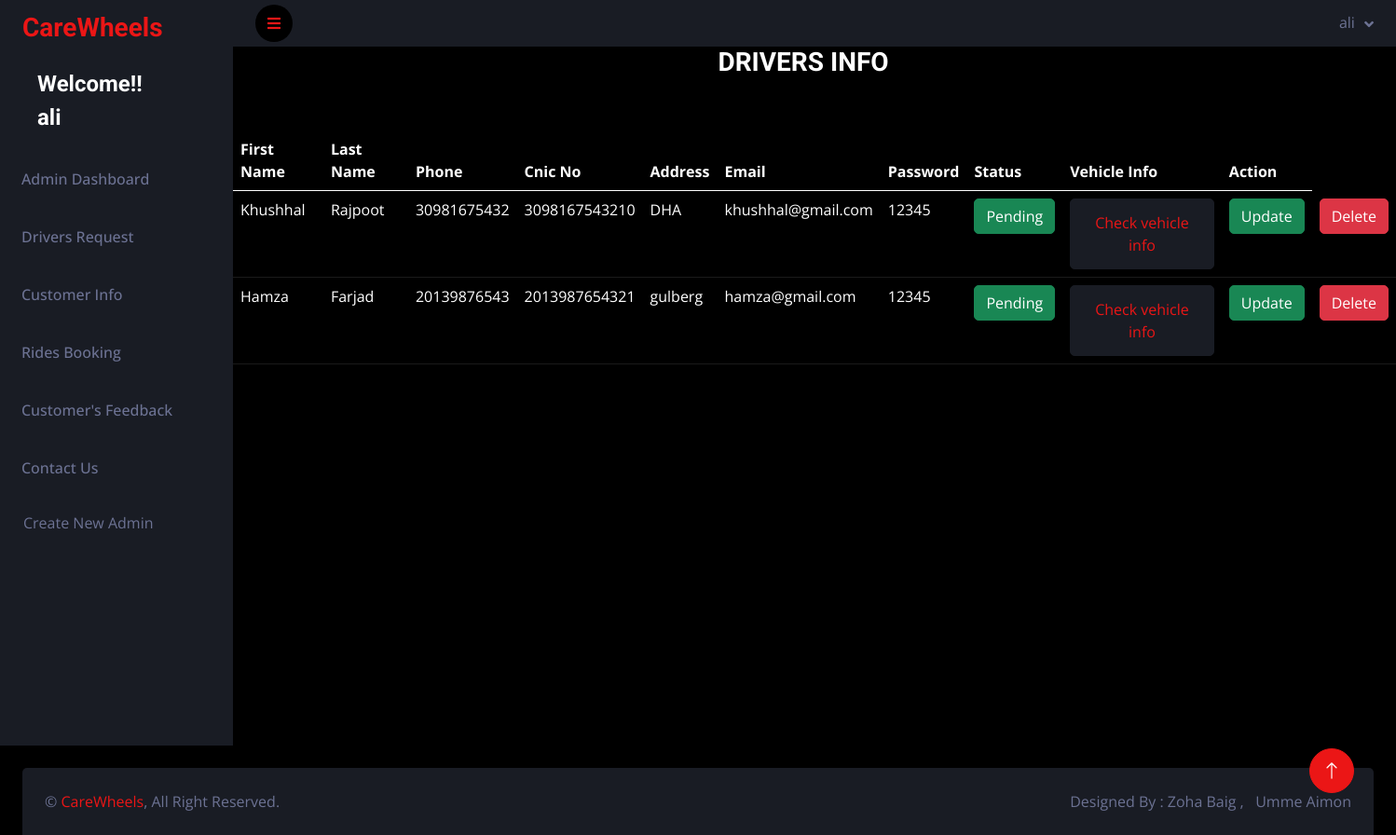
The app's page /admin/drv_req_pending.php (signed in), older data.
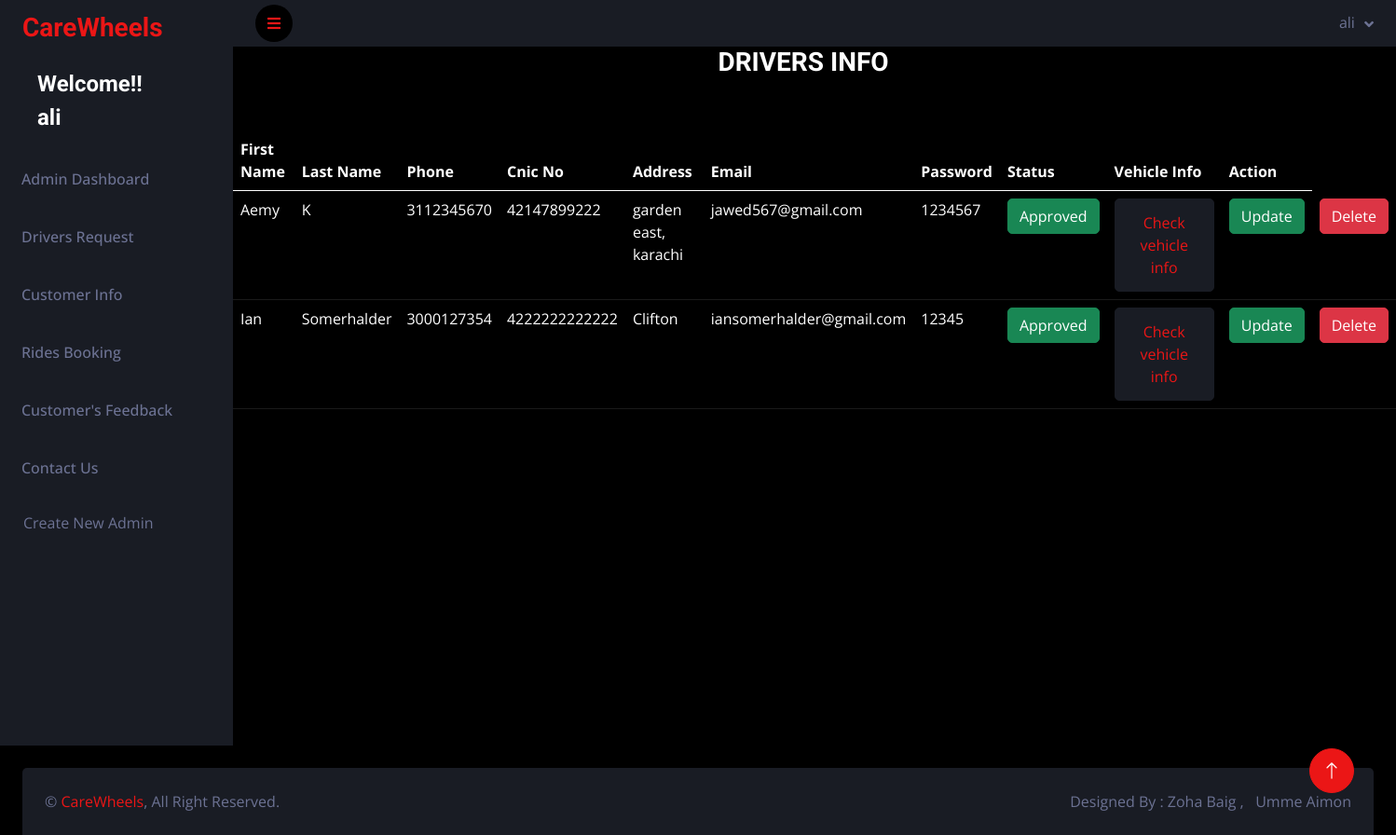
The same page, newer data.
### tables this page shows
CREATE TABLE `vehicles` (
  `v_id` int(11) NOT NULL,
  `v_name` varchar(55) NOT NULL,
  `v_model` varchar(55) NOT NULL,
  `v_year` int(11) NOT NULL,
  `v_capacity` int(11) NOT NULL,
  `v_regNum` varchar(55) NOT NULL,
  `d_id` int(11) NOT NULL,
  `v_drv_img` varchar(255) DEFAULT NULL,
  `v_cert_img` varchar(255) DEFAULT NULL,
  `v_img` varchar(255) DEFAULT NULL,
  `v_drv_lic` varchar(255) DEFAULT NULL
);

CREATE TABLE `drivers` (
  `d_id` int(11) NOT NULL,
  `d_fname` varchar(55) NOT NULL,
  `d_lname` varchar(55) NOT NULL,
  `d_phone` bigint(11) NOT NULL,
  `CNIC` bigint(13) NOT NULL,
  `d_email` varchar(55) NOT NULL,
  `d_address` varchar(55) NOT NULL,
  `d_password` varchar(55) NOT NULL,
  `d_status` varchar(55) DEFAULT NULL
);

### admin/drv_req_pending.php (the view, shortened to what this page needs)
<?php
require("connect.php");
if($_SESSION["a_email"]){
?>
<!DOCTYPE html>
<html lang="en">
<head>
    <link href="https://cdnjs.cloudflare.com/ajax/libs/font-awesome/5.10.0/css/all.min.css" rel="stylesheet">
    <link href="https://cdn.jsdelivr.net/npm/bootstrap-icons@1.4.1/font/bootstrap-icons.css" rel="stylesheet">
    <link href="lib/owlcarousel/assets/owl.carousel.min.css" rel="stylesheet">
    <link href="lib/tempusdominus/css/tempusdominus-bootstrap-4.min.css" rel="stylesheet" />
    <link href="css/bootstrap.min.css" rel="stylesheet">
    <link href="css/style.css" rel="stylesheet">
</head>
<body>
<div class="page-wrapper">
<?php
include('sidebar.php');
$query = "SELECT * FROM drivers JOIN vehicles ON drivers.d_id = vehicles.d_id ORDER BY drivers.d_id DESC";
$result = mysqli_query($conn,$query);
      ?>
      <h3 class="container row justify-content-center">DRIVERS INFO</h3>
      <br>
<table class="table table-dark table-hover">
  <thead>
    <tr>
      <th scope="col">First Name</th>
      <th scope="col">Last Name</th>
      <th scope="col">Phone</th>
      <th scope="col">Cnic No</th>
      <th scope="col">Address</th>
      <th scope="col">Email</th>
      <th scope="col">Password</th>
      <th scope="col">Status</th>
      <th scope="col">Vehicle Info</th>
      <th scope="col-lg-3">Action</th>
    </tr>
  </thead>
  <tbody>
  <?php
     while($row=mysqli_fetch_assoc($result))
     {
       ?>
    <tr>
      <td><?php echo $row['d_fname'];?></td>
      <td><?php echo $row['d_lname'];?></td>
      <td><?php echo $row['d_phone'];?></td>
      <td><?php echo $row['CNIC'];?></td>
      <td><?php echo $row['d_address'];?></td>
      <td><?php echo $row['d_email'];?></td>
      <td><?php echo $row['d_password'];?></td>
      <td><button class = "btn btn-success"><?php echo $row['d_status'];?></button></td>
      <td>
       <button class="btn btn-secondary"> <a name="checkVinfo" id="checkVinfo"
        class="btn btn-link btn-open-vehicle-modal"
        href="get_vehicle_info.php?d_id=<?php echo $row["d_id"]; ?>"
        role="button">Check vehicle info</a></button></td>
      <td>  <a name="approved" id="update" class="btn btn-success" href="driver_update.php?id=<?php echo $row["d_id"]?>" role="button">Update</a>  </td>
      <td>  <a name="delete" id="delete" class="btn btn-danger" href="delete_driver.php?id=<?php echo $row["d_id"]?>" role="button">Delete</a>  </td>
    </tr>
    <?php
     }
       ?>
  </tbody>
</table>
    </div>
        <a href="#" class="btn btn-lg btn-primary btn-lg-square back-to-top"><i class="bi bi-arrow-up"></i></a>
    <?php
include('footer.php');
?>
</body>
</html>
<?php
}
else{
    header("location:signin.php");
}
?>

Row changes from the older to the newer data that the page shows:
no longer on this page (row unchanged): vehicles: d.d_fname "Khushhal", d.d_lname "Rajpoot", d.d_phone "30981675432", d.CNIC "3098167543210", d.d_address "DHA", d.d_email "khushhal@gmail.com", d.d_password "12345", d.d_status "Pending"
no longer on this page (row unchanged): vehicles: d.d_fname "Hamza", d.d_lname "Farjad", d.d_phone "20139876543", d.CNIC "2013987654321", d.d_address "gulberg", d.d_email "hamza@gmail.com", d.d_password "12345", d.d_status "Pending"
added vehicles: d.d_fname "Aemy", d.d_lname "K", d.d_phone "3112345670", d.CNIC "42147899222", d.d_address "garden east, karachi", d.d_email "jawed567@gmail.com", d.d_password "1234567", d.d_status "Approved"
added vehicles: d.d_fname "Ian", d.d_lname "Somerhalder", d.d_phone "3000127354", d.CNIC "4222222222222", d.d_address "Clifton", d.d_email "iansomerhalder@gmail.com", d.d_password "12345", d.d_status "Approved"
